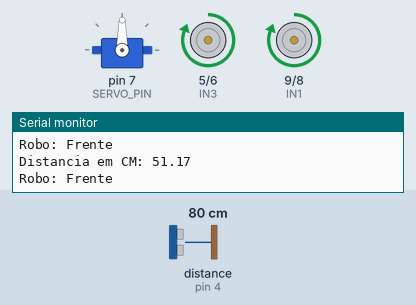
Recording of a sketch running on a simulated Arduino Uno, built with avr-gcc and run on an emulated ATmega328P. Parts: servo, motor-driver pin pairs drawn as motors (green arrow = first pin HIGH = forward, orange = second pin HIGH = backward, longer = more drive), the last lines printed to the serial monitor. Wiring (inferred from the names in the program): ultrasonic range finder: trigger pin 13; echo pin 4. The test bench sets the inputs (shaded band); at power-on: distance to the obstacle (sensor on pin 4) 80 cm. The echo pulse lasts 58.3 µs per cm.

Above: at 2.8 s.
2.9 s: distance to the obstacle (sensor on pin 4) set to 52 cm
4.4 s: distance to the obstacle (sensor on pin 4) set to 43 cm
At 6.7 s:
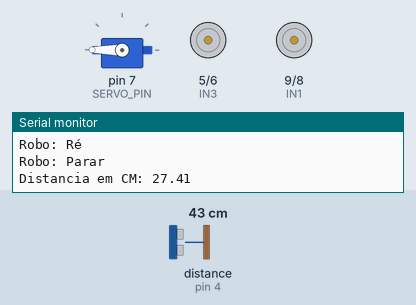
8.6 s: distance to the obstacle (sensor on pin 4) set to 60 cm
At 9.7 s:
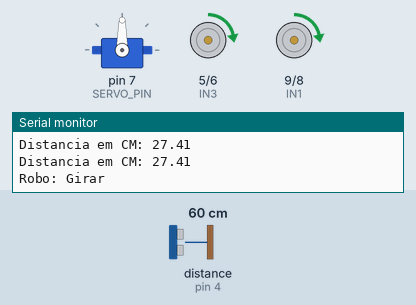
11.5 s: distance to the obstacle (sensor on pin 4) set to 2 cm
At 14.8 s:
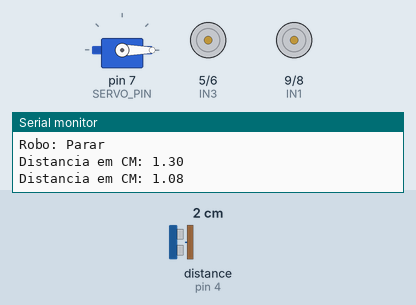
15.7 s: distance to the obstacle (sensor on pin 4) set to 120 cm
At 17.8 s:
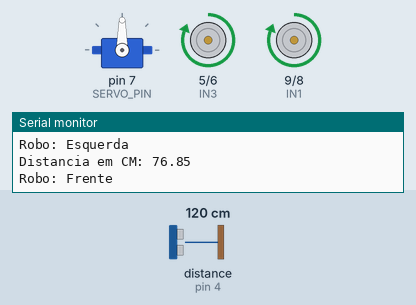
18.5 s: distance to the obstacle (sensor on pin 4) set to 18 cm
At 22.9 s:
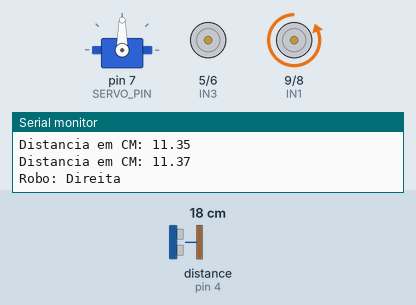
Timing chart, 0 to 23.7 s (numbered marks = the images above; inputs shaded):
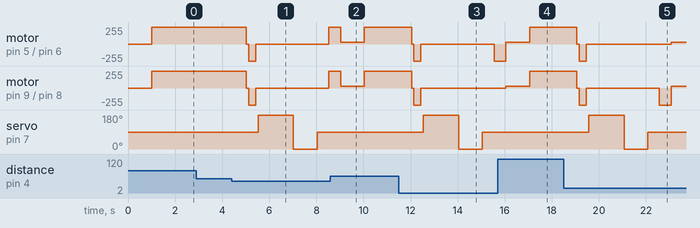

The sketch:

Codigo-Final.ino
```cpp
#include <Servo.h>

#define trigPin 13
#define echoPin 4
#define IN1 9
#define IN2 8
#define IN3 5
#define IN4 6
#define SERVO_PIN 7

int velocidade = 30;

Servo servoSensor;

void setup() {
  Serial.begin(9600);
  servoSensor.attach(SERVO_PIN);
  pinMode(IN1, OUTPUT);
  pinMode(IN2, OUTPUT);
  pinMode(IN3, OUTPUT);
  pinMode(IN4, OUTPUT);
  pinMode(trigPin, OUTPUT);
  pinMode(echoPin, INPUT);
}

void loop() {
  servoSensor.write(90);
  delay(1000);
  float distancia = Procurar();

  if (distancia < 30) {
    direcao();
  } else {
    Frente();
  }
}

float Procurar() {
  digitalWrite(trigPin, LOW);
  delayMicroseconds(2);
  digitalWrite(trigPin, HIGH);
  delayMicroseconds(10);
  digitalWrite(trigPin, LOW);

  float duracao = pulseIn(echoPin, HIGH);
  float cm = duracao / 90.8;

  Serial.print("Distancia em CM: ");
  Serial.println(cm);

  return cm;
}

void Parar() {
  Serial.println("Robo: Parar ");
  digitalWrite(IN1, LOW);
  digitalWrite(IN2, LOW);
  digitalWrite(IN3, LOW);
  digitalWrite(IN4, LOW);
  delay(100);
}

void Frente() {
  Serial.println("Robo: Frente ");
  digitalWrite(IN1, HIGH);
  digitalWrite(IN2, LOW);
  digitalWrite(IN3, HIGH);
  digitalWrite(IN4, LOW);
}

void ParaTras() {
  Serial.println("Robo: Ré ");
  digitalWrite(IN1, LOW);
  digitalWrite(IN2, HIGH);
  digitalWrite(IN3, LOW);
  digitalWrite(IN4, HIGH);
  delay(300);
  analogWrite(IN1, velocidade);
  analogWrite(IN2, 0);
  analogWrite(IN3, velocidade);
  analogWrite(IN4, 0);
}

void Vireadireita() {
  Serial.println("Robo: Direita");
  digitalWrite(IN1, LOW);
  digitalWrite(IN2, HIGH);
  delay(500);
  analogWrite(IN1, velocidade);
  analogWrite(IN2, 0);
  analogWrite(IN3, velocidade);
  analogWrite(IN4, 0);
}

void VireaEsquerda() {
  Serial.println("Robo: Esquerda");
  digitalWrite(IN3, LOW);
  digitalWrite(IN4, HIGH);
  delay(500);
  analogWrite(IN1, velocidade);
  analogWrite(IN2, 0);
  analogWrite(IN3, velocidade);
  analogWrite(IN4, 0);
}

void Retorne() {
  Serial.println("Robo: Girar");
  digitalWrite(IN1, HIGH);
  digitalWrite(IN2, LOW);
  digitalWrite(IN3, HIGH);
  digitalWrite(IN4, LOW);
  delay(500);
  analogWrite(IN1, velocidade);
  analogWrite(IN2, 0);
  analogWrite(IN3, velocidade);
  analogWrite(IN4, 0);
}

void direcao() {
  Parar();
  ParaTras();
  Parar();
  servoSensor.write(180);
  delay(1000);
  float distEsquerda = Procurar();
  delay(500);
  servoSensor.write(0);
  delay(500);
  float distDireita = Procurar();
  delay(500);
  servoSensor.write(90);
  delay(500);
  CompareDistance(distEsquerda, distDireita);
}

void CompareDistance(float distEsquerda, float distDireita) {
  if (distDireita > distEsquerda) {
    Vireadireita();
  } else if (distEsquerda > distDireita) {
    VireaEsquerda();
  } else {
    Retorne();
  }
}
```

Measured:
- the behaviour switches between 48 and 47 cm on distance to the obstacle (sensor on pin 4) (found by bisection; images 0 and 1)
- after the input at 4.4 s, motor on pin 5 (IN3) / pin 6 (IN4), motor on pin 9 (IN1) / pin 8 (IN2): forward 255/255 → stopped after 0.62 s, → backward 255/255 0.10 s later, → stopped 0.30 s later, → forward 255/255 3.1 s later; servo on pin 7 (SERVO_PIN): 90° → 180° after 1.1 s, → 0° 1.5 s later, → 90° 1.0 s later
- after the input at 8.6 s, servo on pin 7 (SERVO_PIN): stays 90° (without the input it goes to 180° after 1.9 s)
- after the input at 11.5 s, motor on pin 5 (IN3) / pin 6 (IN4): forward 255/255 → stopped after 0.54 s, → backward 255/255 0.10 s later, → stopped 0.30 s later, → backward 255/255 3.1 s later; motor on pin 9 (IN1) / pin 8 (IN2): forward 255/255 → stopped after 0.54 s, → backward 255/255 0.10 s later, → stopped 0.30 s later
- after the input at 15.7 s, servo on pin 7 (SERVO_PIN): stays 90° (without the input it goes to 180° after 1.8 s)
